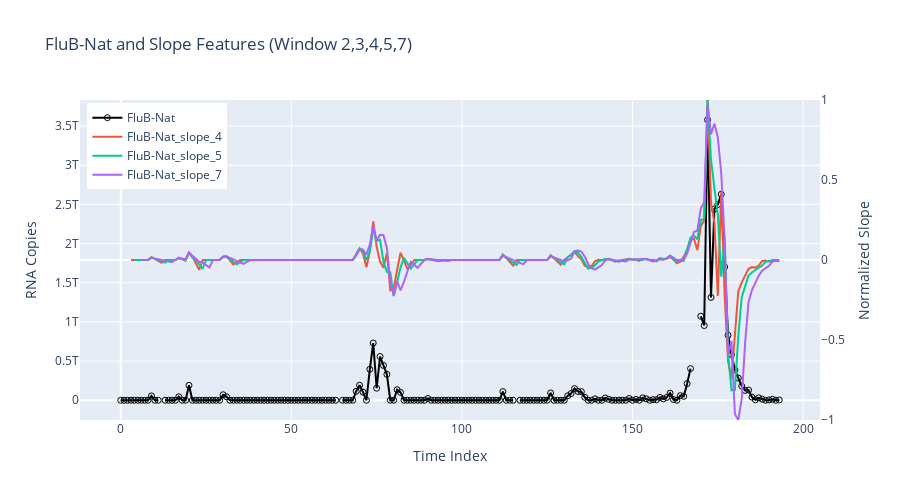

Notebook code cell kept with this figure:
### Code cell
plot_df = df_flu[['FluB-Nat', 
                #   'FluB-Nat_slope_2', 
                #   'FluB-Nat_slope_3', 
                  'FluB-Nat_slope_4', 
                  'FluB-Nat_slope_5', 
                  'FluB-Nat_slope_7']].copy()
plot_df['index'] = plot_df.index  # Needed for x-axis

# Separate the slope columns and the original value column
slope_cols = [
    # 'FluB-Nat_slope_2', 
    # 'FluB-Nat_slope_3', 
    'FluB-Nat_slope_4', 
    'FluB-Nat_slope_5', 
    'FluB-Nat_slope_7']

fig = go.Figure()

# Add FluB-Nat line on primary y-axis
fig.add_trace(go.Scatter(
    x=plot_df['index'],
    y=plot_df['FluB-Nat'],
    mode='lines+markers',
    name='FluB-Nat',
    marker=dict(size=6, color='black', symbol='circle-open'),
    yaxis='y1'
))

# Add slope lines on secondary y-axis
for col in slope_cols:
    fig.add_trace(go.Scatter(
        x=plot_df['index'],
        y=plot_df[col],
        mode='lines',
        name=col,
        yaxis='y2'
    ))

fig.update_layout(
    title='FluB-Nat and Slope Features (Window 2,3,4,5,7)',
    xaxis=dict(title='Time Index'),
    yaxis=dict(
        title='RNA Copies',
        side='left',
        showgrid=True
    ),
    yaxis2=dict(
        title='Normalized Slope',
        overlaying='y',
        side='right',
        range=[-1, 1],
        showgrid=False,
        zeroline=True
    ),
    legend=dict(x=0.01, y=0.99),
    hovermode='x unified',
    width=900,
    height=500
)

fig.show()

### Figure 1 — Plotly figure (JSON) as saved in the notebook; plotly's stock layout.template omitted (floating-point values rounded to 4 significant figures; data arrays with more than 128 entries replaced by an {"elided": "..."} marker saying what was removed)
{"data": [{"marker": {"color": "black", "size": 6, "symbol": "circle-open"}, "mode": "lines+markers", "name": "FluB-Nat", "type": "scatter", "x": {"elided": "194 int values"}, "y": {"elided": "194 float values"}, "yaxis": "y"}, {"mode": "lines", "name": "FluB-Nat_slope_4", "type": "scatter", "x": {"elided": "194 int values"}, "y": {"elided": "194 float values"}, "yaxis": "y2"}, {"mode": "lines", "name": "FluB-Nat_slope_5", "type": "scatter", "x": {"elided": "194 int values"}, "y": {"elided": "194 float values"}, "yaxis": "y2"}, {"mode": "lines", "name": "FluB-Nat_slope_7", "type": "scatter", "x": {"elided": "194 int values"}, "y": {"elided": "194 float values"}, "yaxis": "y2"}], "layout": {"height": 500, "hovermode": "x unified", "legend": {"x": 0.01, "y": 0.99}, "title": {"text": "FluB-Nat and Slope Features (Window 2,3,4,5,7)"}, "width": 900, "xaxis": {"title": {"text": "Time Index"}}, "yaxis": {"showgrid": true, "side": "left", "title": {"text": "RNA Copies"}}, "yaxis2": {"overlaying": "y", "range": [-1, 1], "showgrid": false, "side": "right", "title": {"text": "Normalized Slope"}, "zeroline": true}}}
